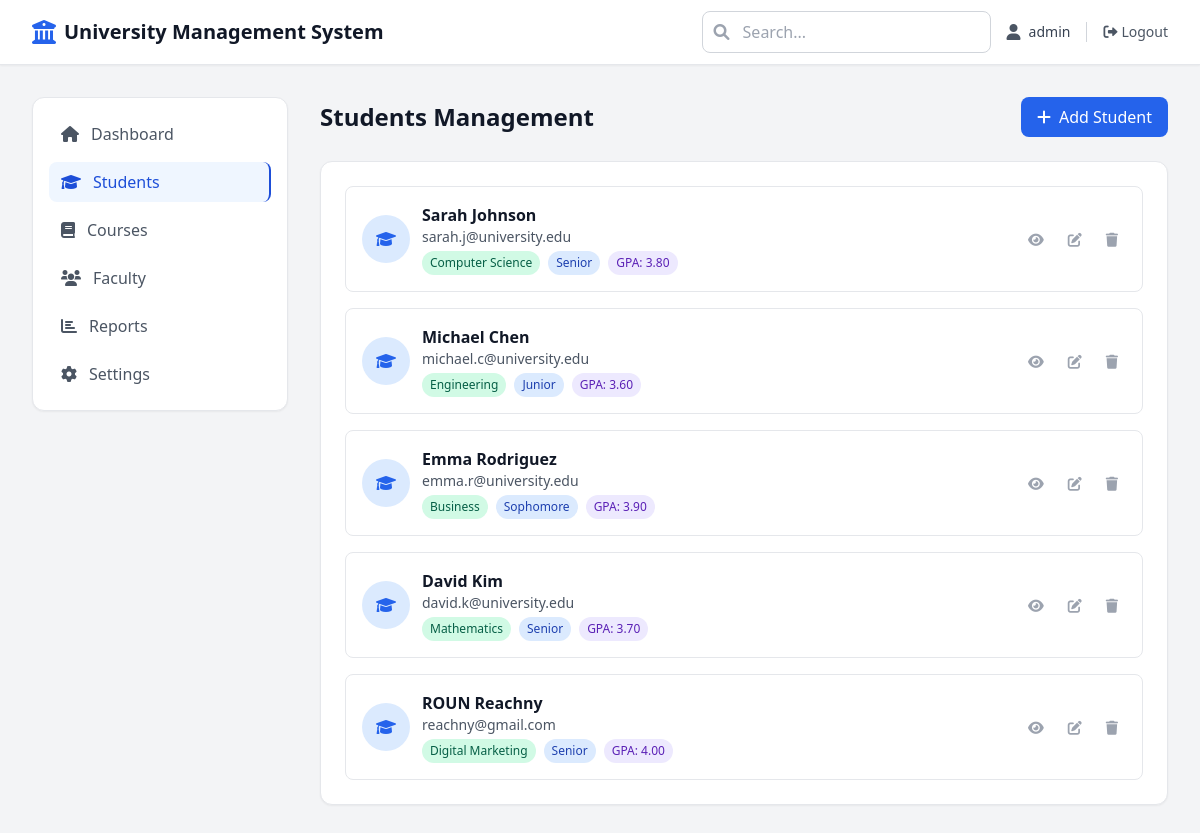
Screenshot of /index.php?tab=students (signed in) with the database file from the repository.
### tables this page shows
CREATE TABLE `students` (
  `id` int(11) NOT NULL,
  `name` varchar(100) NOT NULL,
  `email` varchar(100) NOT NULL,
  `program` varchar(100) NOT NULL,
  `year` varchar(20) NOT NULL,
  `gpa` decimal(3,2) NOT NULL,
  `created_at` timestamp NOT NULL DEFAULT current_timestamp()
);

### index.php (the view, shortened to what this page needs)
<?php
require_once 'auth_config.php';
$activeTab = 'dashboard';
$searchTerm = '';
$students = [];
if (isset($_GET['tab'])) {
    $activeTab = $_GET['tab'];
}
if ($activeTab === 'students' || $activeTab === 'dashboard') {
    $sql = "SELECT * FROM students";
    if (!empty($searchTerm)) {
        $sql .= " WHERE name LIKE ? OR email LIKE ? OR program LIKE ?";
        $stmt = $pdo->prepare($sql);
        $searchParam = "%$searchTerm%";
        $stmt->execute([$searchParam, $searchParam, $searchParam]);
    } else {
        $stmt = $pdo->query($sql);
    }
    $students = $stmt->fetchAll();
}
?>
<!DOCTYPE html>
<html lang="en">
<head>
    <link href="https://cdn.jsdelivr.net/npm/tailwindcss@2.2.19/dist/tailwind.min.css" rel="stylesheet">
    <link rel="stylesheet" href="https://cdnjs.cloudflare.com/ajax/libs/font-awesome/6.0.0/css/all.min.css">
</head>
<body class="bg-gray-100 min-h-screen">
    <header class="bg-white shadow-sm border-b border-gray-200">
        <div class="max-w-7xl mx-auto px-4 sm:px-6 lg:px-8">
            <div class="flex justify-between items-center h-16">
                <div class="flex items-center space-x-4">
                    <div class="flex items-center space-x-2">
                        <i class="fas fa-university text-blue-600 text-2xl"></i>
                        <h1 class="text-xl font-bold text-gray-900">University Management System</h1>
                    </div>
                </div>
                <div class="flex items-center space-x-4">
                    <form method="GET" class="relative">
                        <input type="text" name="search" placeholder="Search..." value="<?php echo htmlspecialchars($searchTerm); ?>"
                               class="pl-10 pr-4 py-2 border border-gray-300 rounded-lg focus:ring-2 focus:ring-blue-500 focus:border-transparent">
                        <i class="fas fa-search absolute left-3 top-1/2 transform -translate-y-1/2 text-gray-400"></i>
                    </form>
                    <div class="flex items-center space-x-4">
                        <div class="flex items-center space-x-2">
                            <i class="fas fa-user text-gray-600"></i>
                            <span class="text-sm font-medium text-gray-700"><?php echo htmlspecialchars($_SESSION['username']); ?></span>
                        </div>
                        <div class="border-l border-gray-300 pl-4">
                            <a href="logout.php" class="flex items-center space-x-1 text-sm text-gray-600 hover:text-gray-800">
                                <i class="fas fa-sign-out-alt"></i>
                                <span>Logout</span>
                            </a>
                        </div>
                    </div>
                </div>
            </div>
        </div>
    </header>
    <div class="max-w-7xl mx-auto px-4 sm:px-6 lg:px-8 py-8">
        <div class="flex flex-col lg:flex-row gap-8">
            <div class="lg:w-64 flex-shrink-0">
                <nav class="bg-white rounded-xl shadow-sm border border-gray-200 p-4">
                    <div class="space-y-2">
                        <a href="?tab=dashboard" class="<?php echo $activeTab === 'dashboard' ? 'bg-blue-50 text-blue-700 border-r-2 border-blue-700' : 'text-gray-600 hover:bg-gray-50'; ?> w-full flex items-center space-x-3 px-3 py-2 rounded-lg text-left transition-colors">
                            <i class="fas fa-home"></i>
                            <span class="font-medium">Dashboard</span>
                        </a>
                        <a href="?tab=students" class="<?php echo $activeTab === 'students' ? 'bg-blue-50 text-blue-700 border-r-2 border-blue-700' : 'text-gray-600 hover:bg-gray-50'; ?> w-full flex items-center space-x-3 px-3 py-2 rounded-lg text-left transition-colors">
                            <i class="fas fa-graduation-cap"></i>
                            <span class="font-medium">Students</span>
                        </a>
                        <a href="?tab=courses" class="<?php echo $activeTab === 'courses' ? 'bg-blue-50 text-blue-700 border-r-2 border-blue-700' : 'text-gray-600 hover:bg-gray-50'; ?> w-full flex items-center space-x-3 px-3 py-2 rounded-lg text-left transition-colors">
                            <i class="fas fa-book"></i>
                            <span class="font-medium">Courses</span>
                        </a>
                        <a href="?tab=faculty" class="<?php echo $activeTab === 'faculty' ? 'bg-blue-50 text-blue-700 border-r-2 border-blue-700' : 'text-gray-600 hover:bg-gray-50'; ?> w-full flex items-center space-x-3 px-3 py-2 rounded-lg text-left transition-colors">
                            <i class="fas fa-users"></i>
                            <span class="font-medium">Faculty</span>
                        </a>
                        <a href="?tab=reports" class="<?php echo $activeTab === 'reports' ? 'bg-blue-50 text-blue-700 border-r-2 border-blue-700' : 'text-gray-600 hover:bg-gray-50'; ?> w-full flex items-center space-x-3 px-3 py-2 rounded-lg text-left transition-colors">
                            <i class="fas fa-chart-bar"></i>
                            <span class="font-medium">Reports</span>
                        </a>
                        <a href="?tab=settings" class="<?php echo $activeTab === 'settings' ? 'bg-blue-50 text-blue-700 border-r-2 border-blue-700' : 'text-gray-600 hover:bg-gray-50'; ?> w-full flex items-center space-x-3 px-3 py-2 rounded-lg text-left transition-colors">
                            <i class="fas fa-cog"></i>
                            <span class="font-medium">Settings</span>
                        </a>
                    </div>
                </nav>
            </div>
            <div class="flex-1">
                <?php if ($activeTab === 'students'): ?>
                <div class="space-y-6">
                    <div class="flex justify-between items-center">
                        <h2 class="text-2xl font-bold text-gray-900">Students Management</h2>
                        <button onclick="showAddStudentForm()" class="flex items-center space-x-2 bg-blue-600 text-white px-4 py-2 rounded-lg hover:bg-blue-700 transition-colors">
                            <i class="fas fa-plus"></i>
                            <span>Add Student</span>
                        </button>
                    </div>
                    <div class="bg-white rounded-xl shadow-sm border border-gray-200 p-6">
                        <div class="space-y-4">
                            <?php foreach ($students as $student): ?>
                            <div class="bg-white rounded-lg border border-gray-200 p-4 hover:shadow-md transition-shadow">
                                <div class="flex items-center justify-between">
                                    <div class="flex items-center space-x-3">
                                        <div class="w-12 h-12 bg-blue-100 rounded-full flex items-center justify-center">
                                            <i class="fas fa-graduation-cap text-blue-600"></i>
                                        </div>
                                        <div>
                                            <h3 class="font-semibold text-gray-900"><?php echo htmlspecialchars($student['name']); ?></h3>
                                            <p class="text-sm text-gray-600"><?php echo htmlspecialchars($student['email']); ?></p>
                                            <div class="flex items-center space-x-2 mt-1">
                                                <span class="text-xs bg-green-100 text-green-800 px-2 py-1 rounded-full">
                                                    <?php echo htmlspecialchars($student['program']); ?>
                                                </span>
                                                <span class="text-xs bg-blue-100 text-blue-800 px-2 py-1 rounded-full">
                                                    <?php echo htmlspecialchars($student['year']); ?>
                                                </span>
                                                <span class="text-xs bg-purple-100 text-purple-800 px-2 py-1 rounded-full">
                                                    GPA: <?php echo $student['gpa']; ?>
                                                </span>
                                            </div>
                                        </div>
                                    </div>
                                    <div class="flex space-x-2">
                                        <button onclick="viewStudent(<?php echo $student['id']; ?>)" class="p-2 text-gray-400 hover:text-blue-600 transition-colors">
                                            <i class="fas fa-eye text-sm"></i>
                                        </button>
                                        <button onclick="editStudent(<?php echo $student['id']; ?>)" class="p-2 text-gray-400 hover:text-yellow-600 transition-colors">
                                            <i class="fas fa-edit text-sm"></i>
                                        </button>
                                        <button onclick="deleteStudent(<?php echo $student['id']; ?>)" class="p-2 text-gray-400 hover:text-red-600 transition-colors">
                                            <i class="fas fa-trash text-sm"></i>
                                        </button>
                                    </div>
                                </div>
                            </div>
                            <?php endforeach; ?>
                        </div>
                    </div>
                </div>
                <?php endif; ?>
            </div>
        </div>
    </div>
</body>
</html>

### rows the page displays
students: name "Sarah Johnson", email "sarah.j@university.edu", program "Computer Science", year "Senior", gpa "3.80"
students: name "Michael Chen", email "michael.c@university.edu", program "Engineering", year "Junior", gpa "3.60"
students: name "Emma Rodriguez", email "emma.r@university.edu", program "Business", year "Sophomore", gpa "3.90"
students: name "David Kim", email "david.k@university.edu", program "Mathematics", year "Senior", gpa "3.70"
students: name "ROUN Reachny", email "reachny@gmail.com", program "Digital Marketing", year "Senior", gpa "4.00"

### other values shown
$_SESSION['username'] "admin"
